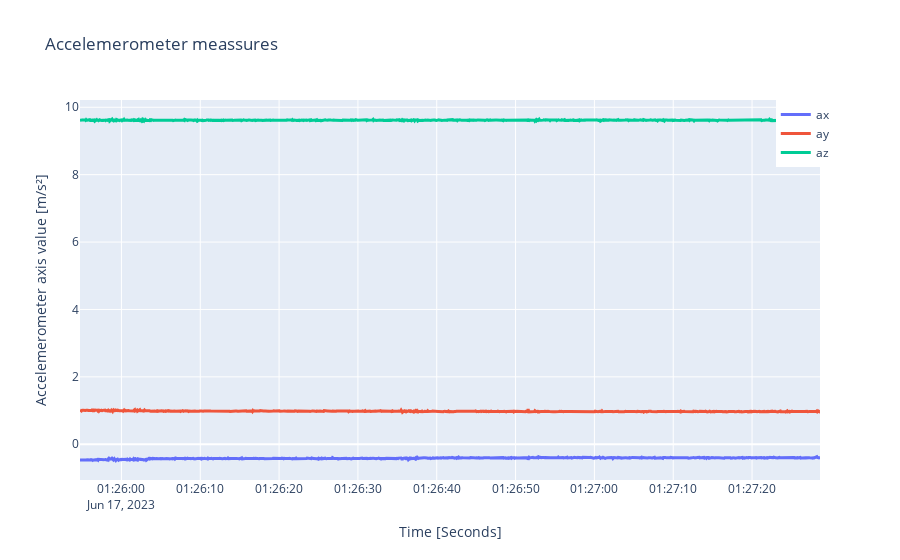
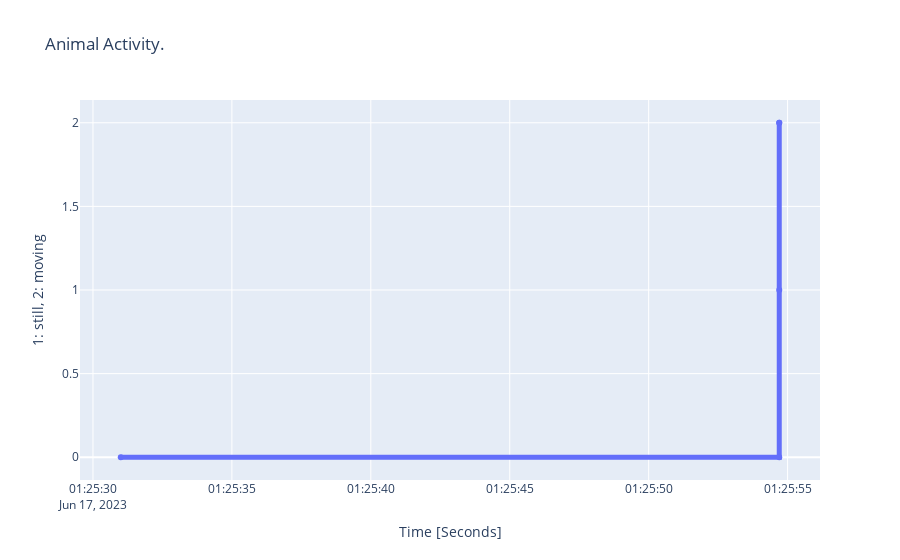
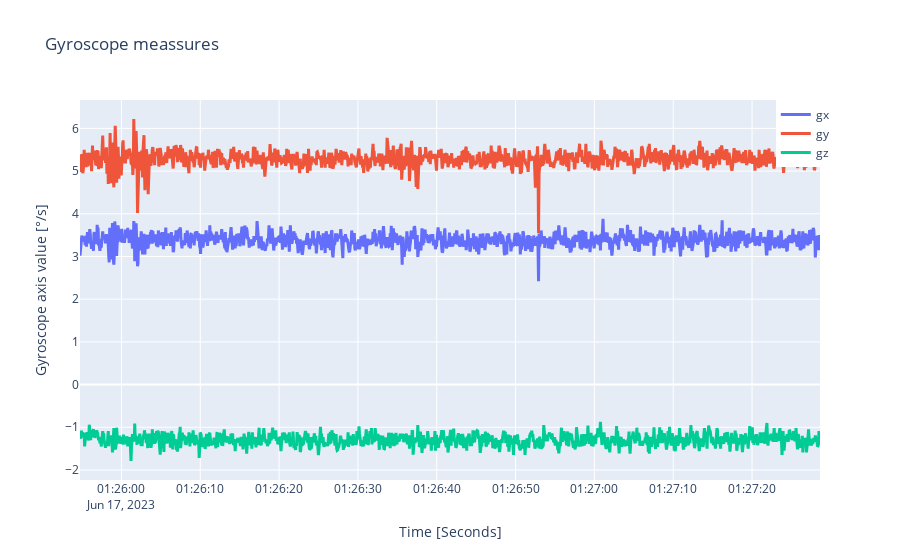
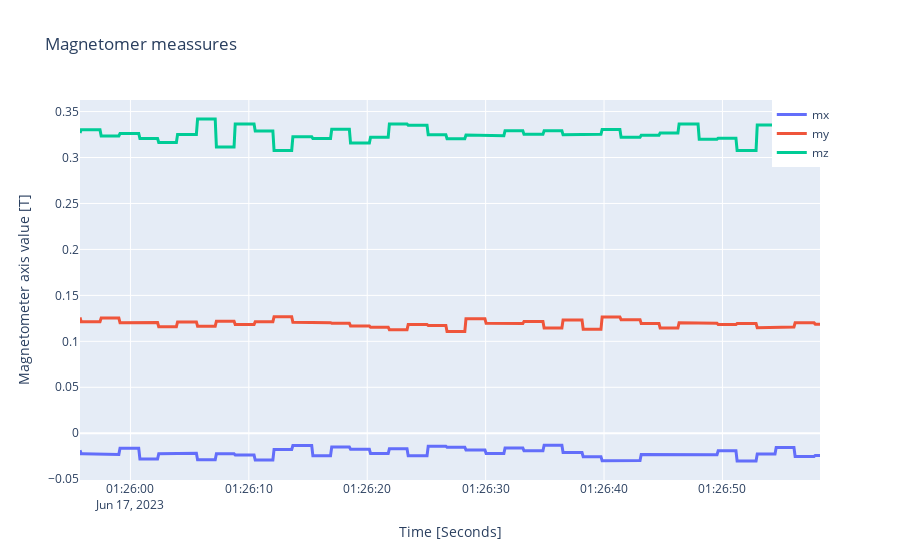

Notebook code for these charts, in order:
### Code cell
import plotly.graph_objects as go
import pandas as pd
filename_data_out=filename_folder_data_out+'/'+filename_raw_data
gps_frame=pd.read_csv(filename_data_out+'_gps.csv')
accel_frame=pd.read_csv(filename_data_out+'_accelGyro.csv')
mag_frame=pd.read_csv(filename_data_out+'_mag.csv')
temperature_frame=pd.read_csv(filename_data_out+'_temperature.csv')
animal_activity_frame=pd.read_csv(filename_data_out+'_animal_activity.csv')
#-----------------accel
figa=go.Figure()#plot acceleration in ratio 9.81 m/s*2 =1
figa.add_trace(go.Scatter( x=accel_frame['dateTime_UTC'].values[:], y=accel_frame['ax'].values[:],name="ax",line_width=3))#px.scatter(accel_frame, x="time", y="ax")
figa.add_trace(go.Scatter( x=accel_frame['dateTime_UTC'].values[:], y=accel_frame['ay'].values[:],name="ay",line_width=3))
figa.add_trace(go.Scatter( x=accel_frame['dateTime_UTC'].values[:], y=accel_frame['az'].values[:],name="az",line_width=3))
figa.update_layout(title="Accelemerometer meassures ",xaxis_title="Time [Seconds]",yaxis_title="Accelemerometer axis value [m/s²]",legend_xanchor="right")
figa.show()
#-----------------animal_activity
fig_activity=go.Figure()#plot acceleration in ratio 9.81 m/s*2 =1
fig_activity.add_trace(go.Scatter( x=animal_activity_frame['dateTime_UTC'].values[:], y=animal_activity_frame['animal_activity'].values[:],name="activity",line_width=5))#px.scatter(accel_frame, x="time", y="ax")
fig_activity.update_layout(title="Animal Activity. ",xaxis_title="Time [Seconds]",yaxis_title="1: still, 2: moving ",legend_xanchor="right")
fig_activity.show()
#-----------------gyro
figg=go.Figure()#plot gyroscope in degree/s
figg.add_trace(go.Scatter( x=accel_frame['dateTime_UTC'].values[:], y=accel_frame['gx'].values[:],name="gx",line_width=3))#px.scatter(accel_frame, x="time", y="ax")
figg.add_trace(go.Scatter( x=accel_frame['dateTime_UTC'].values[:], y=accel_frame['gy'].values[:],name="gy",line_width=3))
figg.add_trace(go.Scatter( x=accel_frame['dateTime_UTC'].values[:], y=accel_frame['gz'].values[:],name="gz",line_width=3))
figg.update_layout(title="Gyroscope meassures ",xaxis_title="Time [Seconds]",yaxis_title="Gyroscope axis value [°/s]",legend_xanchor="right")
figg.show()
#-----------------mag
figmag=go.Figure()#plot acceleration in ratio 9.81 m/s*2 =1
figmag.add_trace(go.Scatter( x=mag_frame['dateTime_UTC'].values[:], y=mag_frame['mx'].values[:],name="mx",line_width=3))#px.scatter(accel_frame, x="time", y="ax")
figmag.add_trace(go.Scatter( x=mag_frame['dateTime_UTC'].values[:], y=mag_frame['my'].values[:],name="my",line_width=3))
figmag.add_trace(go.Scatter( x=mag_frame['dateTime_UTC'].values[:], y=mag_frame['mz'].values[:],name="mz",line_width=3))
figmag.update_layout(title="Magnetomer meassures ",xaxis_title="Time [Seconds]",yaxis_title="Magnetometer axis value [T]",legend_xanchor="right")
figmag.show()
#-----------------Temperature
fig_temperature=go.Figure()#plot acceleration in ratio 9.81 m/s*2 =1
fig_temperature.add_trace(go.Scatter( x=temperature_frame['dateTime_UTC'].values[:], y=temperature_frame['temp_mcu'].values[:],name="Temperature MCU",line_width=5))#px.scatter(accel_frame, x="time", y="ax")
fig_temperature.add_trace(go.Scatter( x=temperature_frame['dateTime_UTC'].values[:], y=temperature_frame['temp_imu'].values[:],name="Temperature IMU",line_width=5))#px.scatter(accel_frame, x="time", y="ax")
fig_temperature.update_layout(title="Temperature meassures ",xaxis_title="Time [Seconds]",yaxis_title=" Degrees C",legend_xanchor="right")
fig_temperature.show()
#---------------------gps histogram
import plotly.express as px
fig = px.histogram(gps_frame, x="time_to_fix")
fig.show()
#--------------- GPS PLOT
import plotly.express as px
scale_gpsplot=7# px.scatter_mapbox(gps_frame, lat='lat', lon='lon', color="hdop",hover_name="time", size='hdop',
figgps =px.scatter_mapbox(gps_frame, lat='lat', lon='lon',hover_name='dateTime_UTC',
                  color_continuous_scale=px.colors.sequential.Sunsetdark, size_max=20, zoom=18,                 
                  mapbox_style="carto-positron") #Sunsetdark
figgps_line = px.line_mapbox(gps_frame, lat='lat', lon='lon',hover_name='dateTime_UTC',
                   zoom=18,
                    mapbox_style="carto-positron" ) #Sunsetdark
figgps.add_trace(figgps_line.data[0]) # adds the line trace to the first figure
figgps.show()

### Figure 1 — Plotly figure (JSON) as saved in the notebook; plotly's stock layout.template omitted (floating-point values rounded to 4 significant figures; data arrays with more than 128 entries replaced by an {"elided": "..."} marker saying what was removed)
{"data": [{"line": {"width": 3}, "name": "ax", "type": "scatter", "x": {"elided": "1455 str values"}, "y": {"elided": "1455 float values"}}, {"line": {"width": 3}, "name": "ay", "type": "scatter", "x": {"elided": "1455 str values"}, "y": {"elided": "1455 float values"}}, {"line": {"width": 3}, "name": "az", "type": "scatter", "x": {"elided": "1455 str values"}, "y": {"elided": "1455 float values"}}], "layout": {"legend": {"xanchor": "right"}, "title": {"text": "Accelemerometer meassures "}, "xaxis": {"title": {"text": "Time [Seconds]"}}, "yaxis": {"title": {"text": "Accelemerometer axis value [m/s²]"}}}}

### Figure 2 — Plotly figure (JSON) as saved in the notebook; plotly's stock layout.template omitted (floating-point values rounded to 4 significant figures)
{"data": [{"line": {"width": 5}, "name": "activity", "type": "scatter", "x": ["2023-06-17 01:25:31", "2023-06-17 01:25:54.7", "2023-06-17 01:25:54.7", "2023-06-17 01:25:54.7", "2023-06-17 01:25:54.7"], "y": [0, 0, 2, 2, 1]}], "layout": {"legend": {"xanchor": "right"}, "title": {"text": "Animal Activity. "}, "xaxis": {"title": {"text": "Time [Seconds]"}}, "yaxis": {"title": {"text": "1: still, 2: moving "}}}}

### Figure 3 — Plotly figure (JSON) as saved in the notebook; plotly's stock layout.template omitted (floating-point values rounded to 4 significant figures; data arrays with more than 128 entries replaced by an {"elided": "..."} marker saying what was removed)
{"data": [{"line": {"width": 3}, "name": "gx", "type": "scatter", "x": {"elided": "1455 str values"}, "y": {"elided": "1455 float values"}}, {"line": {"width": 3}, "name": "gy", "type": "scatter", "x": {"elided": "1455 str values"}, "y": {"elided": "1455 float values"}}, {"line": {"width": 3}, "name": "gz", "type": "scatter", "x": {"elided": "1455 str values"}, "y": {"elided": "1455 float values"}}], "layout": {"legend": {"xanchor": "right"}, "title": {"text": "Gyroscope meassures "}, "xaxis": {"title": {"text": "Time [Seconds]"}}, "yaxis": {"title": {"text": "Gyroscope axis value [°/s]"}}}}

### Figure 4 — Plotly figure (JSON) as saved in the notebook; plotly's stock layout.template omitted (floating-point values rounded to 4 significant figures; data arrays with more than 128 entries replaced by an {"elided": "..."} marker saying what was removed)
{"data": [{"line": {"width": 3}, "name": "mx", "type": "scatter", "x": {"elided": "628 str values"}, "y": {"elided": "628 float values"}}, {"line": {"width": 3}, "name": "my", "type": "scatter", "x": {"elided": "628 str values"}, "y": {"elided": "628 float values"}}, {"line": {"width": 3}, "name": "mz", "type": "scatter", "x": {"elided": "628 str values"}, "y": {"elided": "628 float values"}}], "layout": {"legend": {"xanchor": "right"}, "title": {"text": "Magnetomer meassures "}, "xaxis": {"title": {"text": "Time [Seconds]"}}, "yaxis": {"title": {"text": "Magnetometer axis value [T]"}}}}
